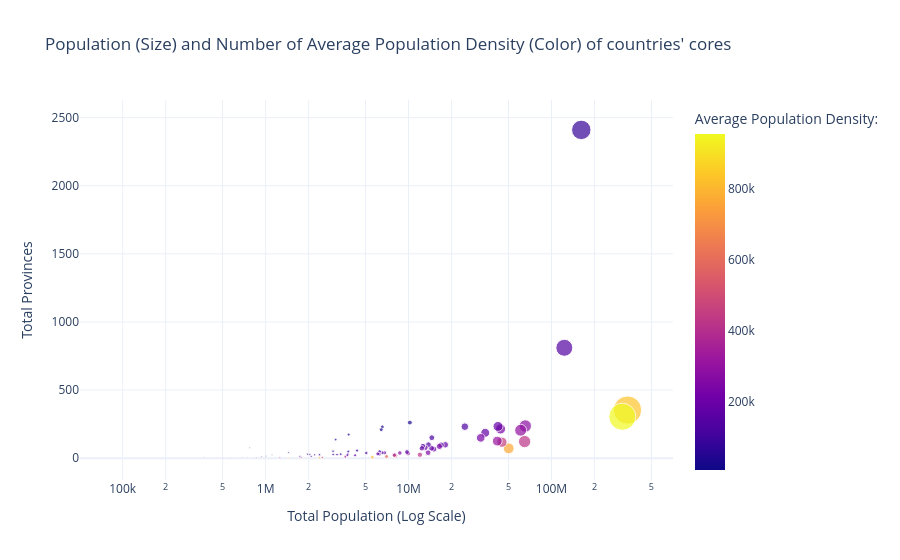

The cell this chart's notebook holds for it:
### Code cell
query_core_population = """
SELECT 
    c.country_name,
    c.country_tag,
    SUM(s.provinces_count) AS total_provinces,
    SUM(s.population) AS total_population,
    ROUND(AVG(s.population_density))::INT AS avg_population_density
FROM fact_state_1_14_5 s
JOIN dim_country c ON s.owner_tag = c.country_tag
WHERE state_status = 'Core'
GROUP BY c.country_name, c.country_tag
ORDER BY total_population DESC;
"""

df_core_pop = pd.read_sql(query_core_population, engine)

fig_bubble = px.scatter(
    df_core_pop.head(84),
    x="total_population",
    y="total_provinces",
    size="total_population",
    color="avg_population_density",
    hover_name="country_name",
    log_x=True,
    title="Population (Size) and Number of Average Population Density (Color) of countries' cores",
    labels={
        "total_population": "Total Population (Log Scale)",
        "total_provinces": "Total Provinces",
        "avg_population_density": "Average Population Density: "
    },
    template="plotly_white"
)
fig_bubble.show()

### Figure 1 — Plotly figure (JSON) as saved in the notebook; plotly's stock layout.template omitted (floating-point values rounded to 4 significant figures)
{"data": [{"hovertemplate": "<b>%{hovertext}</b><br><br>Total Population (Log Scale)=%{marker.size}<br>Total Provinces=%{y}<br>Average Population Density: =%{marker.color}<extra></extra>", "hovertext": ["China", "British Raj", "Soviet Union", "United States", "German Reich", "Japan", "Dutch East Indies", "Guangxi Clique", "United Kingdom", "Second Brazilian Republic", "France", "Italy", "Manchukuo", "Poland", "Spain", "Romania", "Argentina", "Mexico", "Czechoslovakia", "Turkey", "Siam", "Yugoslavia", "Shanxi", "Philippines", "Iran", "Xibei San Ma", "Yunnan", "Dominion of Canada", "Ethiopia", "South Africa", "Kingdom of Hungary", "Belgium", "Colombia", "Netherlands", "Communist China", "Portugal", "Australia", "Austria", "Sweden", "Afghanistan", "Kingdom of Greece", "Peru", "Bulgaria", "Nepal", "Chile", "Sinkiang", "Switzerland", "Finland", "British Malaya", "Denmark", "Tibet", "Cuba", "Iraq", "Venezuela", "Norway", "Ireland", "Saudi Arabia", "Yemen", "Haiti", "Bolivian Republic", "Lithuania", "Ecuador", "Mengkukuo", "Latvia", "Guatemala", "Uruguay", "New Zealand", "El Salvador", "Dominican Republic", "Estonia", "Albania", "Republic of Paraguay", "Honduras", "Mongolia", "Liberia", "Nicaragua", "Sultanate of Aussa", "Costa Rica", "Panama", "Bhutan", "Oman", "Luxembourg", "Iceland", "Tannu Tuva"], "legendgroup": "", "marker": {"color": [834571, 953712, 82587, 145646, 278494, 422837, 295269, 766901, 451523, 236336, 189258, 310218, 186332, 238217, 129672, 183116, 164335, 240379, 204181, 116885, 190071, 141876, 247875, 197188, 162803, 174826, 416992, 30230, 299115, 153257, 255149, 485173, 332075, 431949, 584563, 199256, 27065, 149016, 38729, 183462, 126425, 183151, 193468, 797228, 110403, 74790, 180519, 24194, 78909, 113370, 175138, 361232, 96512, 125909, 26250, 112792, 50713, 498508, 794302, 88330, 107268, 93126, 76846, 75488, 443291, 139337, 35890, 719683, 314383, 44490, 80186, 93714, 286937, 12359, 372955, 113972, 186895, 168157, 93606, 225275, 41050, 295108, 16573, 7092], "coloraxis": "coloraxis", "size": [340400000.0, 313100000.0, 161600000.0, 122900000.0, 65550000.0, 64860000.0, 60840000.0, 50180000.0, 45020000.0, 44020000.0, 42250000.0, 41740000.0, 34380000.0, 31980000.0, 24760000.0, 18070000.0, 16890000.0, 16420000.0, 15050000.0, 14550000.0, 14480000.0, 13780000.0, 13700000.0, 13110000.0, 12610000.0, 12390000.0, 12010000.0, 10220000.0, 9912000.0, 9754000.0, 8694000.0, 8139000.0, 8003000.0, 7946000.0, 7015000.0, 6805000.0, 6553000.0, 6535000.0, 6441000.0, 6278000.0, 6275000.0, 6215000.0, 6086000.0, 5581000.0, 5064000.0, 4365000.0, 4227000.0, 3812000.0, 3788000.0, 3755000.0, 3727000.0, 3612000.0, 3353000.0, 3161000.0, 3090000.0, 2970000.0, 2965000.0, 2493000.0, 2383000.0, 2382000.0, 2203000.0, 2084000.0, 2038000.0, 1962000.0, 1773000.0, 1736000.0, 1449000.0, 1439000.0, 1258000.0, 1108000.0, 1004000.0, 937100.0, 860800.0, 772900.0, 745900.0, 683800.0, 560700.0, 504500.0, 468000.0, 450500.0, 369400.0, 295100.0, 116000.0, 85100.0], "sizemode": "area", "sizeref": 851000.0, "symbol": "circle"}, "mode": "markers", "name": "", "orientation": "v", "showlegend": false, "type": "scatter", "x": [340400000.0, 313100000.0, 161600000.0, 122900000.0, 65550000.0, 64860000.0, 60840000.0, 50180000.0, 45020000.0, 44020000.0, 42250000.0, 41740000.0, 34380000.0, 31980000.0, 24760000.0, 18070000.0, 16890000.0, 16420000.0, 15050000.0, 14550000.0, 14480000.0, 13780000.0, 13700000.0, 13110000.0, 12610000.0, 12390000.0, 12010000.0, 10220000.0, 9912000.0, 9754000.0, 8694000.0, 8139000.0, 8003000.0, 7946000.0, 7015000.0, 6805000.0, 6553000.0, 6535000.0, 6441000.0, 6278000.0, 6275000.0, 6215000.0, 6086000.0, 5581000.0, 5064000.0, 4365000.0, 4227000.0, 3812000.0, 3788000.0, 3755000.0, 3727000.0, 3612000.0, 3353000.0, 3161000.0, 3090000.0, 2970000.0, 2965000.0, 2493000.0, 2383000.0, 2382000.0, 2203000.0, 2084000.0, 2038000.0, 1962000.0, 1773000.0, 1736000.0, 1449000.0, 1439000.0, 1258000.0, 1108000.0, 1004000.0, 937100.0, 860800.0, 772900.0, 745900.0, 683800.0, 560700.0, 504500.0, 468000.0, 450500.0, 369400.0, 295100.0, 116000.0, 85100.0], "xaxis": "x", "y": [353, 304, 2410, 810, 236, 122, 205, 72, 117, 214, 233, 125, 186, 149, 231, 98, 96, 86, 66, 150, 73, 99, 40, 77, 89, 72, 25, 261, 34, 45, 38, 17, 25, 21, 12, 39, 229, 39, 209, 33, 48, 29, 32, 7, 38, 56, 21, 173, 48, 29, 21, 10, 29, 26, 136, 27, 51, 5, 3, 25, 24, 13, 27, 29, 4, 13, 40, 2, 4, 24, 13, 10, 3, 76, 2, 6, 3, 3, 5, 2, 9, 1, 7, 12], "yaxis": "y"}], "layout": {"coloraxis": {"colorbar": {"title": {"text": "Average Population Density: "}}, "colorscale": [[0, "#0d0887"], [0.1111, "#46039f"], [0.2222, "#7201a8"], [0.3333, "#9c179e"], [0.4444, "#bd3786"], [0.5556, "#d8576b"], [0.6667, "#ed7953"], [0.7778, "#fb9f3a"], [0.8889, "#fdca26"], [1, "#f0f921"]]}, "legend": {"itemsizing": "constant", "tracegroupgap": 0}, "title": {"text": "Population (Size) and Number of Average Population Density (Color) of countries' cores"}, "xaxis": {"anchor": "y", "domain": [0, 1], "title": {"text": "Total Population (Log Scale)"}, "type": "log"}, "yaxis": {"anchor": "x", "domain": [0, 1], "title": {"text": "Total Provinces"}}}}
